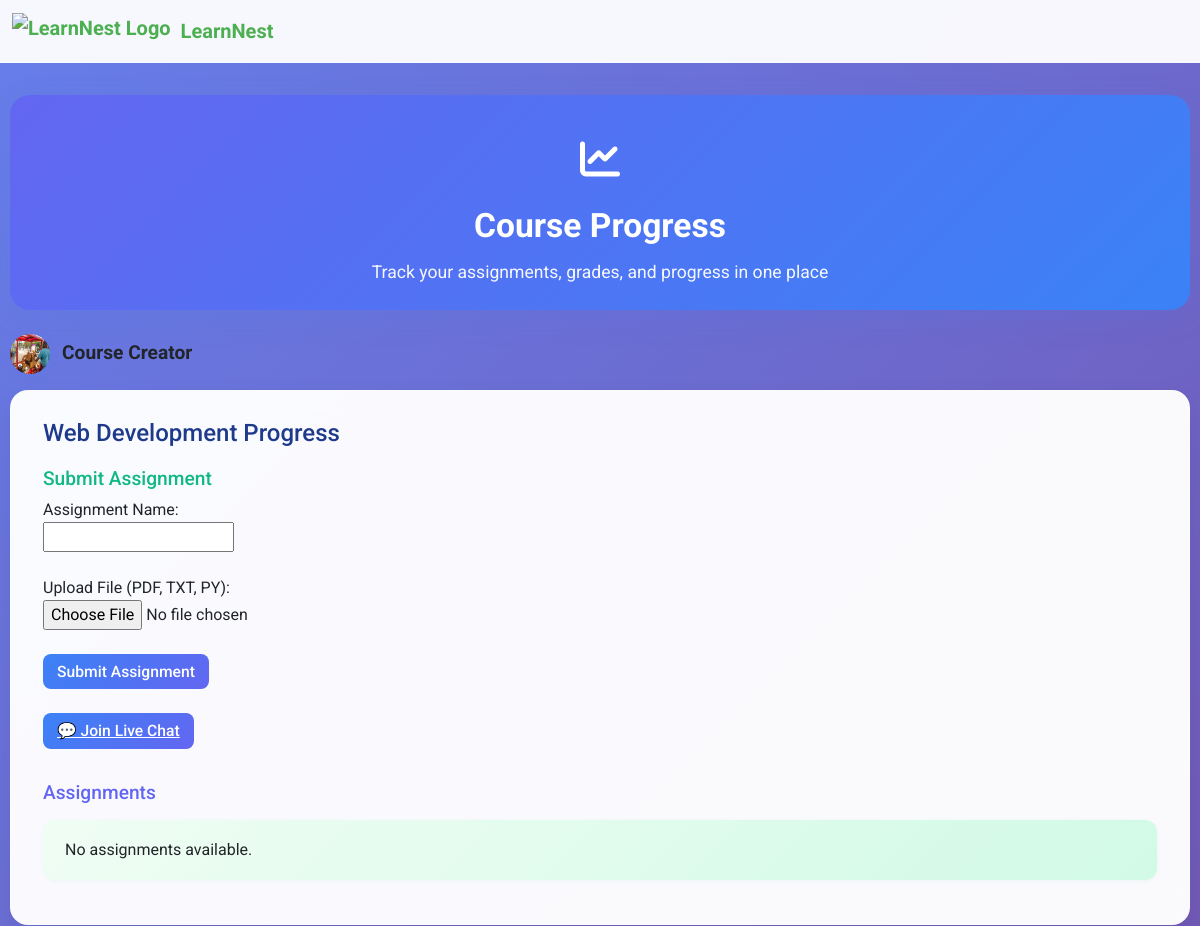
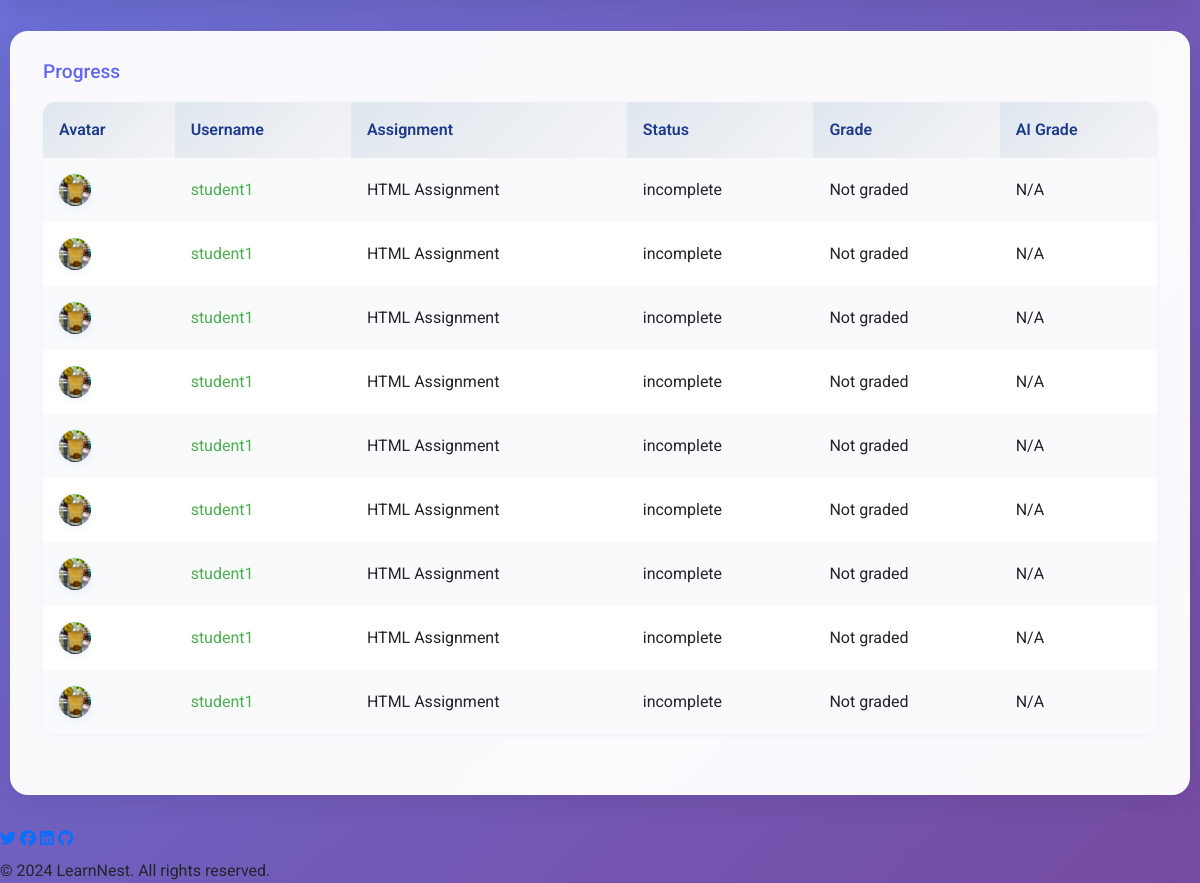
Page /course/2/progress (signed in) on the committed database (2 pictures, top to bottom).
### tables this page shows
CREATE TABLE courses
             (id INTEGER PRIMARY KEY, title TEXT, creator_id INTEGER, description TEXT, reference_file_path TEXT, meeting_link TEXT, outline TEXT, objectives TEXT, created_at TEXT, live_session_start TEXT, live_session_end TEXT, live_days TEXT);

CREATE TABLE progress
             (id INTEGER PRIMARY KEY, user_id INTEGER, course_id INTEGER, assignment_name TEXT, status TEXT, grade INTEGER, file_path TEXT, ai_grade INTEGER, created_at TEXT);

CREATE TABLE users
             (id INTEGER PRIMARY KEY, username TEXT UNIQUE, password TEXT, role TEXT, avatar TEXT, display_name TEXT, bio TEXT, notif_forum INTEGER DEFAULT 1, notif_grades INTEGER DEFAULT 1, notif_announcements INTEGER DEFAULT 1, dark_mode INTEGER DEFAULT 0, badges TEXT, points INTEGER DEFAULT 0, api_token TEXT, is_approved INTEGER DEFAULT 0, full_name TEXT, email TEXT, phone TEXT, institution TEXT, payment_screenshot TEXT, is_blocked INTEGER DEFAULT 0, created_at TEXT);

### app.py (the view)
@app.route('/course/<int:course_id>/progress')
@login_required
def progress(course_id):
    conn = None
    try:
        conn = sqlite3.connect('database.db', timeout=15.0)
        conn.execute('PRAGMA journal_mode=WAL')
        conn.execute('PRAGMA synchronous=NORMAL')
        conn.execute('PRAGMA cache_size=10000')
        conn.execute('PRAGMA temp_store=MEMORY')
        c = conn.cursor()
        c.execute('SELECT title, creator_id, reference_file_path FROM courses WHERE id = ?', (course_id,))
        course_data = c.fetchone()
        if not course_data:
            flash('Course not found.')
            return redirect(url_for('home'))
        course_title = course_data[0]
        creator_id = course_data[1]
        reference_file = os.path.basename(course_data[2]) if course_data[2] else None
        c.execute('SELECT avatar, display_name FROM users WHERE id = ?', (creator_id,))
        creator_info = c.fetchone()
        creator_avatar = creator_info[0] if creator_info and creator_info[0] else DEFAULT_AVATAR
        creator_display_name = creator_info[1] if creator_info and creator_info[1] else 'Course Creator'
        c.execute('SELECT enrollment_number FROM enrollments WHERE user_id = ? AND course_id = ?',
                  (current_user.id, course_id))
        enrollment = c.fetchone()
        if not enrollment and current_user.role != 'creator':
            flash('You must be enrolled or be the creator to view progress.')
            return redirect(url_for('home'))
        if current_user.role == 'creator':
            c.execute('''SELECT p.id, u.username, p.assignment_name, p.status, p.grade, p.file_path, p.ai_grade, u.avatar, u.display_name
                         FROM progress p JOIN users u ON p.user_id = u.id
                         WHERE p.course_id = ?''', (course_id,))
            progress_data = c.fetchall()
        else:
            c.execute('''SELECT p.id, u.username, p.assignment_name, p.status, p.grade, p.file_path, p.ai_grade, u.avatar, u.display_name
                         FROM progress p JOIN users u ON p.user_id = u.id
                         WHERE p.course_id = ? AND p.user_id = ?''', (course_id, current_user.id))
            progress_data = c.fetchall()
        is_creator = current_user.role == 'creator' and creator_id == current_user.id
        c.execute('SELECT id, name, type, due_date FROM assignments WHERE course_id = ? ORDER BY due_date ASC', (course_id,))
        assignments = [{'id': row[0], 'name': row[1], 'type': row[2], 'due_date': row[3]} for row in c.fetchall()]
        assignment_status = {}
        if not is_creator:
            for a in assignments:
                c.execute('SELECT status FROM progress WHERE user_id = ? AND course_id = ? AND assignment_name = ?', (current_user.id, course_id, a['name']))
                row = c.fetchone()
                assignment_status[a['id']] = row[0] if row else 'Not Submitted'
        for a in assignments:
            c.execute('SELECT ai_grade FROM progress WHERE user_id=? AND course_id=? AND assignment_name=? ORDER BY id DESC LIMIT 1', (current_user.id, course_id, a['name']))
            row = c.fetchone()
            a['ai_feedback'] = row[0] if row and row[0] else None
        return render_template('progress.html', course_id=course_id, course_title=course_title, progress_data=progress_data, is_creator=is_creator, is_enrolled=bool(enrollment), reference_file=reference_file, assignments=assignments, assignment_status=assignment_status, creator_avatar=creator_avatar, creator_display_name=creator_display_name)
    except sqlite3.OperationalError as e:
        if "database is locked" in str(e):
            flash('Database is temporarily busy. Please refresh the page in a moment.')
        else:
            flash('Database error occurred. Please try again.')
        return redirect(url_for('home'))
    except Exception as e:
        flash('An error occurred while loading progress. Please try again.')
        return redirect(url_for('home'))
    finally:
        if conn:
            conn.close()

### app.py (called while the page is built)
@login_manager.user_loader
def load_user(user_id):
    conn = sqlite3.connect('database.db')
    c = conn.cursor()
    c.execute('SELECT id, username, role FROM users WHERE id = ?', (user_id,))
    user_data = c.fetchone()
    conn.close()
    if user_data:
        return User(user_data[0], user_data[1], user_data[2])
    return None

### templates/progress.html (shortened to what this page needs)
<!DOCTYPE html>
<html lang="en">
<head>
    <link href="https://cdn.jsdelivr.net/npm/bootstrap@5.3.2/dist/css/bootstrap.min.css" rel="stylesheet">
    <link rel="stylesheet" href="https://cdnjs.cloudflare.com/ajax/libs/font-awesome/6.4.2/css/all.min.css" />
</head>
<body>
    <nav class="navbar navbar-expand-lg navbar-dark bg-dark sticky-top">
      <div class="container-fluid">
        <a class="navbar-brand d-flex align-items-center" href="/home">
          <img src="https://img.icons8.com/ios-filled/50/4CAF50/open-book--v2.png" alt="LearnNest Logo" style="height:36px;margin-right:10px;">
          LearnNest
        </a>
      </div>
    </nav>
    <div class="main-container">
      <div class="progress-header">
        <div class="icon"><i class="fa fa-chart-line"></i></div>
        <div class="title">Course Progress</div>
        <div class="subtitle">Track your assignments, grades, and progress in one place</div>
      </div>
      <div style="display:flex;align-items:center;margin-bottom:16px;">
        <img src="/{{ creator_avatar }}" alt="creator avatar" style="width:40px;height:40px;border-radius:50%;margin-right:12px;box-shadow:0 2px 8px rgba(59,130,246,0.10);">
        <span style="font-size:1.2em;font-weight:bold;">{{ creator_display_name }}</span>
      </div>
      <div class="card-section">
        <h1 style="font-size:1.5rem;color:#1e3a8a;margin-bottom:1.2rem;">{{ course_title }} Progress</h1>
        {% if is_enrolled %}
          <h2 style="font-size:1.2rem;color:#10b981;">Submit Assignment</h2>
          {% if reference_file %}
            <form id="submit-assignment-form" method="POST" action="{{ url_for('submit_assignment', course_id=course_id) }}" enctype="multipart/form-data" onsubmit="confirmSubmission(event)">
              <label for="assignment_name">Assignment Name:</label><br>
              <input type="text" id="assignment_name" name="assignment_name" required><br><br>
              <label for="file">Upload File (PDF, TXT, PY):</label><br>
              <input type="file" id="file" name="file"><br><br>
              <button type="submit" class="submit-btn">Submit Assignment</button>
            </form>
          {% else %}
            <p>Assignment submission is disabled until the course creator uploads a reference Python file for AI grading.</p>
          {% endif %}
        {% endif %}
        <div class="button-group">
          <a href="{{ url_for('live_chat', course_id=course_id) }}" class="submit-btn" title="Join the real-time course chat room">💬 Join Live Chat</a>
        </div>
        <h2 style="font-size:1.2rem;color:#6366f1;margin-top:2rem;">Assignments</h2>
        <ul class="assignments-list">
          {% for assignment in assignments %}
            <li>
              <div style="flex:2;">
                <span style="font-size:1.08em;font-weight:500;color:#047857;">{{ assignment['name'] }}</span> <span style="color:#64748b;font-size:0.98em;">({{ assignment['type']|capitalize }})</span> - <span style="color:#374151;">Due: {{ assignment['due_date'] or 'N/A' }}</span>
                {% if assignment['meeting_link'] %}
                  <br>
                  <a href="{{ assignment['meeting_link'] }}" target="_blank" rel="noopener" class="copy-btn">Join Live Session</a>
                  <button type="button" class="copy-btn" onclick="copyMeetingLink('{{ assignment['meeting_link'] }}', this)">Copy Link</button>
                {% endif %}
                <a href="/calendar/assignment/{{ assignment['id'] }}.ics" class="submit-btn" title="Add this assignment to your calendar">📅 Add to Calendar</a>
              </div>
              <div class="actions button-group">
                {% if not is_creator %}
                  <span class="badge-status {{ 'badge-success' if assignment_status[assignment['id']] == 'Submitted' else 'badge-danger' }}">
                    {{ assignment_status[assignment['id']] }}
                  </span>
                  <a href="{{ url_for('submit_assignment_new', course_id=course_id, assignment_id=assignment['id']) }}" class="submit-btn">Submit</a>
                {% else %}
                  <a href="{{ url_for('edit_assignment', course_id=course_id, assignment_id=assignment['id']) }}" class="edit-btn">Edit</a>
                  <a href="{{ url_for('delete_assignment', course_id=course_id, assignment_id=assignment['id']) }}" class="delete-btn" onclick="return confirm('Delete this assignment?');">Delete</a>
                {% endif %}
              </div>
            </li>
          {% else %}
            <li>No assignments available.</li>
          {% endfor %}
        </ul>
      </div>
      <div class="card-section">
        <h2 style="font-size:1.2rem;color:#6366f1;margin-bottom:1.2rem;">Progress</h2>
        {% if progress_data %}
          <table>
            <tr>
              <th>Avatar</th>
              <th>Username</th>
              <th>Assignment</th>
              <th>Status</th>
              <th>Grade</th>
              <th>AI Grade</th>
            </tr>
            {% for data in progress_data %}
              <tr>
                <td class="avatar-cell"><img src="/{{ data[7] if data|length > 7 and data[7] else 'static/default_avatar.png' }}" alt="avatar" onclick="window.location='/profile?user='+encodeURIComponent('{{ data[1] }}')"></td>
                <td><span style="cursor:pointer;color:#4CAF50;" onclick="window.location='/profile?user='+encodeURIComponent('{{ data[1] }}')">{{ data[1] }}</span></td>
                <td>{{ data[2] }}</td>
                <td>{{ data[3] }}</td>
                <td>{{ data[4] if data[4] is not none else 'Not graded' }}</td>
                <td>{{ data[6] if data[6] is not none else 'N/A' }}</td>
              </tr>
            {% endfor %}
          </table>
        {% else %}
          <p>No progress data available.</p>
        {% endif %}
      </div>
    </div>
    <footer class="footer">
      <div>
        <a href="https://twitter.com/" target="_blank"><i class="fab fa-twitter"></i></a>
        <a href="https://facebook.com/" target="_blank"><i class="fab fa-facebook"></i></a>
        <a href="https://linkedin.com/" target="_blank"><i class="fab fa-linkedin"></i></a>
        <a href="https://github.com/" target="_blank"><i class="fab fa-github"></i></a>
      </div>
      <div class="mt-2">&copy; {{ 2024 }} LearnNest. All rights reserved.</div>
    </footer>
    <link rel="stylesheet" href="https://unpkg.com/tippy.js@6/dist/tippy.css" />
</body>
</html>

### templates/progress.html (style rules this page uses)
body { font-family: 'Roboto', Arial, sans-serif; background: linear-gradient(135deg, #667eea 0%, #764ba2 100%); min-height: 100vh; margin: 0; padding: 0; }
.navbar { background: rgba(255, 255, 255, 0.95) !important; backdrop-filter: blur(10px); border-bottom: 1px solid rgba(255, 255, 255, 0.2); }
.navbar-brand { font-weight: 700; color: #4CAF50 !important; }
.main-container { max-width: 1200px; margin: 32px auto 0 auto; padding: 0 10px; }
.progress-header { background: linear-gradient(135deg, #6366f1 0%, #3b82f6 100%); color: white; border-radius: 20px; padding: 36px 24px 24px 24px; margin: 32px auto 24px auto; text-align: center; position: relative; box-shadow: 0 8px 32px rgba(59,130,246,0.10); }
.progress-header .icon { font-size: 2.5rem; margin-bottom: 10px; }
.progress-header .title { font-size: 2.1rem; font-weight: 700; margin-bottom: 8px; }
.progress-header .subtitle { font-size: 1.1rem; opacity: 0.95; }
.card-section { background: rgba(255, 255, 255, 0.97); backdrop-filter: blur(16px); border-radius: 18px; box-shadow: 0 10px 24px rgba(0, 0, 0, 0.07); overflow: hidden; border: 1px solid rgba(255, 255, 255, 0.18); margin-bottom: 32px; padding: 28px 32px; }
.assignments-list { list-style: none; padding: 0; }
.assignments-list li { background: linear-gradient(135deg,#f0fdf4 0%,#d1fae5 100%); border-radius: 12px; box-shadow: 0 1px 4px rgba(16,185,129,0.07); padding: 18px 22px; margin-bottom: 16px; display: flex; flex-wrap: wrap; align-items: center; justify-content: space-between; }
.actions, .button-group { display: flex; flex-wrap: wrap; gap: 12px; align-items: center; margin-top: 8px; margin-bottom: 8px; }
.submit-btn, .edit-btn, .delete-btn, .copy-btn, .download-link, .view-details-btn { background: linear-gradient(135deg, #3b82f6 0%, #6366f1 100%); color: white; padding: 6px 14px; border-radius: 8px; font-size: 0.98em; border: none; cursor: pointer; transition: background 0.2s; font-weight: 500; margin-right: 0 !important; margin-bottom: 0 !important; }
table { width: 100%; background: #fff; border-radius: 12px; box-shadow: 0 1px 4px rgba(99,102,241,0.07); margin-bottom: 2rem; overflow: hidden; }
th, td { padding: 1rem; text-align: left; }
th { background: linear-gradient(135deg,#e0e7ef 0%,#f3f4f6 100%); color: #1e3a8a; font-weight: 600; }
tr:nth-child(even) { background: #f8fafc; }
.avatar-cell img { width: 32px; height: 32px; border-radius: 50%; cursor: pointer; box-shadow: 0 2px 8px rgba(59,130,246,0.10); }
form#submit-assignment-form { margin-bottom: 24px; }

### rows in the picture
courses: title "Web Development"
progress: username "student1", assignment_name "HTML Assignment", status "incomplete", data "Not graded", data "N/A"
progress: username "student1", assignment_name "HTML Assignment", status "incomplete", data "Not graded", data "N/A"
progress: username "student1", assignment_name "HTML Assignment", status "incomplete", data "Not graded", data "N/A"
progress: username "student1", assignment_name "HTML Assignment", status "incomplete", data "Not graded", data "N/A"
progress: username "student1", assignment_name "HTML Assignment", status "incomplete", data "Not graded", data "N/A"
progress: username "student1", assignment_name "HTML Assignment", status "incomplete", data "Not graded", data "N/A"
progress: username "student1", assignment_name "HTML Assignment", status "incomplete", data "Not graded", data "N/A"
progress: username "student1", assignment_name "HTML Assignment", status "incomplete", data "Not graded", data "N/A"
progress: username "student1", assignment_name "HTML Assignment", status "incomplete", data "Not graded", data "N/A"

### other values in the picture
{{ creator_display_name }} "Course Creator"
{{ 2024 }} "2024"
